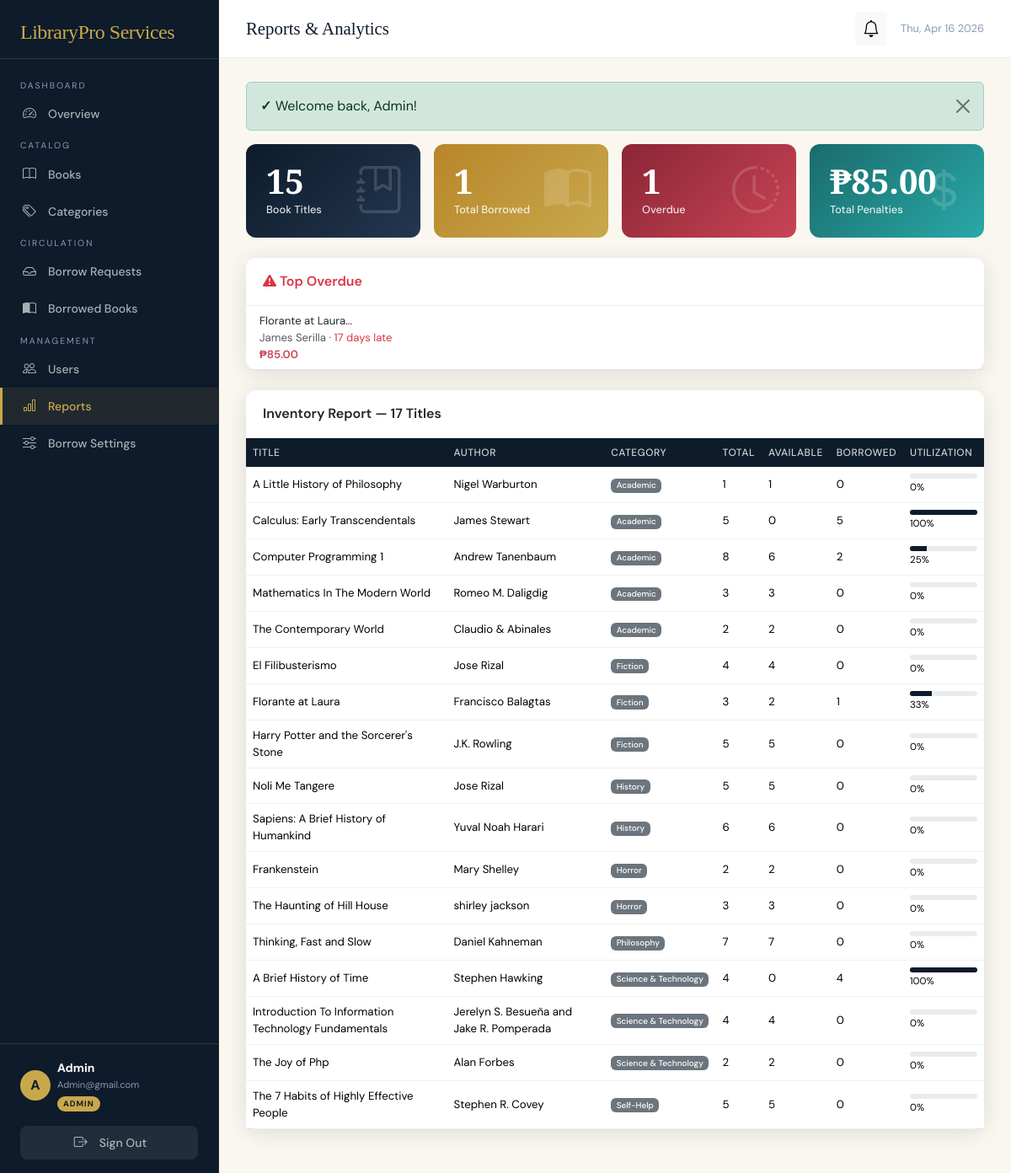
The page /admin/reports.php (signed in) on the database its author committed.
### tables this page shows
CREATE TABLE `borrowed_books` (
  `id` int(11) NOT NULL,
  `book_id` int(11) NOT NULL,
  `user_id` int(11) NOT NULL,
  `request_id` int(11) DEFAULT NULL,
  `borrow_date` date NOT NULL,
  `due_date` date NOT NULL,
  `return_date` date DEFAULT NULL,
  `penalty` decimal(10,2) DEFAULT 0.00,
  `penalty_per_day` decimal(10,2) DEFAULT 5.00,
  `status` enum('borrowed','returned','overdue') DEFAULT 'borrowed',
  `notes` text DEFAULT NULL,
  `issued_by` int(11) DEFAULT NULL,
  `created_at` timestamp NOT NULL DEFAULT current_timestamp(),
  `updated_at` timestamp NOT NULL DEFAULT current_timestamp() ON UPDATE current_timestamp()
);

CREATE TABLE `books` (
  `book_id` int(11) NOT NULL,
  `title` varchar(255) NOT NULL,
  `author` varchar(150) NOT NULL,
  `publication` varchar(150) DEFAULT NULL,
  `category_id` int(11) DEFAULT NULL,
  `isbn` varchar(20) DEFAULT NULL,
  `description` text DEFAULT NULL,
  `quantity` int(11) NOT NULL DEFAULT 1,
  `available_quantity` int(11) NOT NULL DEFAULT 1,
  `image` varchar(255) DEFAULT NULL,
  `year_published` year(4) DEFAULT NULL,
  `created_at` timestamp NOT NULL DEFAULT current_timestamp(),
  `updated_at` timestamp NOT NULL DEFAULT current_timestamp() ON UPDATE current_timestamp()
);

CREATE TABLE `users` (
  `id` int(11) NOT NULL,
  `name` varchar(150) NOT NULL,
  `email` varchar(150) NOT NULL,
  `password` varchar(255) NOT NULL,
  `role` enum('admin','borrower') NOT NULL DEFAULT 'borrower',
  `phone` varchar(20) DEFAULT NULL,
  `address` text DEFAULT NULL,
  `status` enum('active','inactive','suspended') DEFAULT 'active',
  `avatar` varchar(255) DEFAULT NULL,
  `created_at` timestamp NOT NULL DEFAULT current_timestamp(),
  `updated_at` timestamp NOT NULL DEFAULT current_timestamp() ON UPDATE current_timestamp()
);

CREATE TABLE `categories` (
  `category_id` int(11) NOT NULL,
  `category_name` varchar(100) NOT NULL,
  `description` text DEFAULT NULL,
  `created_at` timestamp NOT NULL DEFAULT current_timestamp()
);

### config/database.php (called while the page is built, shortened)
<?php
class Database {
    private static ?PDO $instance = null;
    public static function getConnection(): PDO {
        if (self::$instance === null) {
            try {
                $dsn = "mysql:host=" . DB_HOST . ";dbname=" . DB_NAME . ";charset=utf8mb4";
                self::$instance = new PDO($dsn, DB_USER, DB_PASS, [
                    PDO::ATTR_ERRMODE            => PDO::ERRMODE_EXCEPTION,
                    PDO::ATTR_DEFAULT_FETCH_MODE => PDO::FETCH_ASSOC,
                    PDO::ATTR_EMULATE_PREPARES   => false,
                ]);
            } catch (PDOException $e) {
                die(json_encode(['error' => 'Database connection failed: ' . $e->getMessage()]));
            }
        }
        return self::$instance;
    }
}

### classes/Book.php (called while the page is built, shortened)
<?php
require_once __DIR__ . '/../config/database.php';
class Book {
    private PDO $db;
    public function __construct() {
        $this->db = Database::getConnection();
    }
    public function getDashboardStats(): array {
        $stats = [];
        $stats['total_books']     = $this->db->query("SELECT SUM(quantity) FROM books")->fetchColumn();
        $stats['available_books'] = $this->db->query("SELECT SUM(available_quantity) FROM books")->fetchColumn();
        $stats['total_titles']    = $this->db->query("SELECT COUNT(*) FROM books WHERE available_quantity > 0")->fetchColumn();
        $stats['overdue_count']   = $this->db->query("SELECT COUNT(*) FROM borrowed_books WHERE status = 'overdue'")->fetchColumn();
        $stats['borrowed_count']  = $this->db->query("SELECT COUNT(*) FROM borrowed_books WHERE status = 'borrowed'")->fetchColumn();
        $stats['total_users']     = $this->db->query("SELECT COUNT(*) FROM users WHERE role = 'borrower'")->fetchColumn();
        $stats['pending_requests']= $this->db->query("SELECT COUNT(*) FROM book_requests WHERE status = 'pending'")->fetchColumn();
        return $stats;
    }
    public function getInventoryReport(): array {
        $stmt = $this->db->query(
            "SELECT b.*, c.category_name,
                (b.quantity - b.available_quantity) AS borrowed_count
             FROM books b
             LEFT JOIN categories c ON b.category_id = c.category_id
             ORDER BY c.category_name, b.title"
        );
        return $stmt->fetchAll();
    }
}

### classes/BorrowedBook.php (called while the page is built, shortened)
<?php
require_once __DIR__ . '/../config/database.php';
class BorrowedBook {
    private PDO $db;
    public function __construct() {
        $this->db        = Database::getConnection();
    }
    public function getOverdueReport(): array {
        $stmt = $this->db->query(
            "SELECT bb.*, b.title, b.author, u.name AS user_name, u.email AS user_email,
                    u.phone AS user_phone,
                    DATEDIFF(CURDATE(), bb.due_date) AS days_overdue
             FROM borrowed_books bb
             JOIN books b ON bb.book_id = b.book_id
             JOIN users u ON bb.user_id = u.id
             WHERE bb.status = 'overdue'
             ORDER BY bb.due_date ASC"
        );
        return $stmt->fetchAll();
    }
    public function getTotalPenalties(): float {
        $val = $this->db->query("SELECT SUM(penalty) FROM borrowed_books WHERE status IN ('overdue','returned')")->fetchColumn();
        return (float)($val ?? 0);
    }
}

### admin/reports.php (the view, shortened to what this page needs)
<?php
require_once __DIR__ . '/../config/database.php';
require_once __DIR__ . '/../includes/auth.php';
require_once __DIR__ . '/../classes/Book.php';
require_once __DIR__ . '/../classes/BorrowedBook.php';
$bookModel     = new Book();
$borrowedModel = new BorrowedBook();
$inventory  = $bookModel->getInventoryReport();
$overdue    = $borrowedModel->getOverdueReport();
$stats      = $bookModel->getDashboardStats();
$penalties  = $borrowedModel->getTotalPenalties();
require_once __DIR__ . '/../includes/header.php';
?>
<div class="row g-3 mb-4">
    <div class="col-md-3">
        <div class="stat-card stat-navy">
            <div class="stat-val"><?= number_format($stats['total_titles']) ?></div>
            <div class="stat-lbl">Book Titles</div>
            <i class="bi bi-journal-bookmark stat-icon"></i>
        </div>
    </div>
    <div class="col-md-3">
        <div class="stat-card stat-gold">
            <div class="stat-val"><?= number_format($stats['borrowed_count'] + $stats['overdue_count']) ?></div>
            <div class="stat-lbl">Total Borrowed</div>
            <i class="bi bi-book-half stat-icon"></i>
        </div>
    </div>
    <div class="col-md-3">
        <div class="stat-card stat-rose">
            <div class="stat-val"><?= number_format($stats['overdue_count']) ?></div>
            <div class="stat-lbl">Overdue</div>
            <i class="bi bi-clock-history stat-icon"></i>
        </div>
    </div>
    <div class="col-md-3">
        <div class="stat-card stat-teal">
            <div class="stat-val"><?= formatCurrency($penalties) ?></div>
            <div class="stat-lbl">Total Penalties</div>
            <i class="bi bi-currency-dollar stat-icon"></i>
        </div>
    </div>
</div>
<div class="card mb-4">
    <div class="card-header text-danger">
        <i class="bi bi-exclamation-triangle-fill"></i> Top Overdue
    </div>
    <div class="card-body p-0">
        <?php foreach (array_slice($overdue, 0, 5) as $o): ?>
            <div class="px-3 py-2 border-bottom" style="font-size:.82rem">
                <div class="fw-500"><?= sanitize(substr($o['title'],0,28)) ?>...</div>
                <div class="text-muted"><?= sanitize($o['user_name']) ?> · <span class="text-danger"><?= $o['days_overdue'] ?> days late</span></div>
                <div style="color:#c94455;font-weight:600"><?= formatCurrency($o['penalty']) ?></div>
            </div>
        <?php endforeach; ?>
    </div>
</div>
<div class="card mb-4">
    <div class="card-header">Inventory Report — <?= count($inventory) ?> Titles</div>
    <div class="card-body p-0">
        <div class="table-responsive">
            <table class="table table-hover mb-0" style="font-size:.83rem">
                <thead><tr>
                    <th>Title</th><th>Author</th><th>Category</th><th>Total</th><th>Available</th><th>Borrowed</th><th>Utilization</th>
                </tr></thead>
                <tbody>
                <?php foreach ($inventory as $b): ?>
                    <tr>
                        <td class="fw-500"><?= sanitize($b['title']) ?></td>
                        <td><?= sanitize($b['author']) ?></td>
                        <td><span class="badge bg-secondary"><?= sanitize($b['category_name'] ?? '—') ?></span></td>
                        <td><?= $b['quantity'] ?></td>
                        <td><?= $b['available_quantity'] ?></td>
                        <td><?= $b['borrowed_count'] ?></td>
                        <td>
                            <?php $pct = $b['quantity'] > 0 ? round(($b['borrowed_count'] / $b['quantity']) * 100) : 0; ?>
                            <div class="progress" style="height:6px;width:80px">
                                <div class="progress-bar" style="width:<?= $pct ?>%;background:var(--navy)"></div>
                            </div>
                            <small><?= $pct ?>%</small>
                        </td>
                    </tr>
                <?php endforeach; ?>
                </tbody>
            </table>
        </div>
    </div>
</div>
<?php
require_once __DIR__ . '/../includes/footer.php';

### includes/header.php (style rules this page uses)
:root { --navy: #0d1b2a; --navy-mid: #1b2e45; --navy-soft: #243751; --gold: #c9a84c; --gold-lite: #f0d596; --cream: #faf7f0; --muted: #8a9ab5; --border: rgba(201,168,76,0.2); --radius: 12px; --shadow: 0 4px 24px rgba(13,27,42,0.12); }
* { box-sizing: border-box; }
html, body { font-family: 'DM Sans', sans-serif; background: var(--cream); color: var(--navy); min-height: 100vh; }
.card { border: none; border-radius: var(--radius); box-shadow: var(--shadow); background: #fff; }
.card-header { background: transparent; border-bottom: 1px solid rgba(13,27,42,0.08); padding: 16px 20px; font-weight: 600; }
.stat-card { border-radius: var(--radius); padding: 24px; position: relative; overflow: hidden; color: #fff; }
.stat-card .stat-val { font-family: 'Playfair Display', serif; font-size: 2.5rem; font-weight: 700; line-height: 1; }
.stat-card .stat-lbl { font-size: 0.8rem; opacity: 0.85; margin-top: 4px; font-weight: 500; }
.stat-card .stat-icon { position: absolute; right: 20px; top: 50%; transform: translateY(-50%); font-size: 3.5rem; opacity: 0.15; }
.stat-navy { background: linear-gradient(135deg, #0d1b2a, #243751); }
.stat-gold { background: linear-gradient(135deg, #b8862a, #c9a84c); }
.stat-teal { background: linear-gradient(135deg, #1a6b6b, #2aa8a8); }
.stat-rose { background: linear-gradient(135deg, #8b2635, #c94455); }
.table { font-size: 0.875rem; }
.table th { background: var(--navy); color: rgba(255,255,255,0.8); font-weight: 500; font-size: 0.75rem; text-transform: uppercase; letter-spacing: 0.5px; border: none; }
.table td { vertical-align: middle; border-color: rgba(13,27,42,0.06); }
.badge { font-weight: 500; }

### rows shown on the page
borrowed_books: book.title "Florante at Laura", user.name "James Serilla", days_overdue "17", penalty "₱85.00"
books: title "A Little History of Philosophy", author "Nigel Warburton", category.category_name "Academic", quantity "1", available_quantity "1", borrowed_count "0", pct "0"
books: title "Calculus: Early Transcendentals", author "James Stewart", category.category_name "Academic", quantity "5", available_quantity "0", borrowed_count "5", pct "100"
books: title "Computer Programming 1", author "Andrew Tanenbaum", category.category_name "Academic", quantity "8", available_quantity "6", borrowed_count "2", pct "25"
books: title "Mathematics In The Modern World", author "Romeo M. Daligdig", category.category_name "Academic", quantity "3", available_quantity "3", borrowed_count "0", pct "0"
books: title "The Contemporary World", author "Claudio & Abinales", category.category_name "Academic", quantity "2", available_quantity "2", borrowed_count "0", pct "0"
books: title "El Filibusterismo", author "Jose Rizal", category.category_name "Fiction", quantity "4", available_quantity "4", borrowed_count "0", pct "0"
books: title "Florante at Laura", author "Francisco Balagtas", category.category_name "Fiction", quantity "3", available_quantity "2", borrowed_count "1", pct "33"
books: title "Harry Potter and the Sorcerer's Stone", author "J.K. Rowling", category.category_name "Fiction", quantity "5", available_quantity "5", borrowed_count "0", pct "0"
books: title "Noli Me Tangere", author "Jose Rizal", category.category_name "History", quantity "5", available_quantity "5", borrowed_count "0", pct "0"
books: title "Sapiens: A Brief History of Humankind", author "Yuval Noah Harari", category.category_name "History", quantity "6", available_quantity "6", borrowed_count "0", pct "0"
books: title "Frankenstein", author "Mary Shelley", category.category_name "Horror", quantity "2", available_quantity "2", borrowed_count "0", pct "0"
books: title "The Haunting of Hill House", author "shirley jackson", category.category_name "Horror", quantity "3", available_quantity "3", borrowed_count "0", pct "0"
books: title "Thinking, Fast and Slow", author "Daniel Kahneman", category.category_name "Philosophy", quantity "7", available_quantity "7", borrowed_count "0", pct "0"
books: title "A Brief History of Time", author "Stephen Hawking", category.category_name "Science & Technology", quantity "4", available_quantity "0", borrowed_count "4", pct "100"
books: title "Introduction To Information Technology Fundamentals", author "Jerelyn S. Besueña and Jake R. Pomperada", category.category_name "Science & Technology", quantity "4", available_quantity "4", borrowed_count "0", pct "0"
books: title "The Joy of Php", author "Alan Forbes", category.category_name "Science & Technology", quantity "2", available_quantity "2", borrowed_count "0", pct "0"
books: title "The 7 Habits of Highly Effective People", author "Stephen R. Covey", category.category_name "Self-Help", quantity "5", available_quantity "5", borrowed_count "0", pct "0"

### other values the page prints
$label "Overview Books Categories Borrow Requests Borrowed Books Users Reports Borrow Settings"
substr($_SESSION['name'], 0, 1) "A"
$_SESSION['name'] "Admin"
$_SESSION['email'] "Admin@gmail.com"
$_SESSION['role'] "ADMIN"
$pageTitle "Reports & Analytics"
$icon "✓"
$flash['msg'] "Welcome back, Admin!"
$stats['total_titles'] "15"
$stats['borrowed_count'] + $stats['overdue_count'] "1"
$stats['overdue_count'] "1"
formatCurrency($penalties) "₱85.00"
count($inventory) "17"
